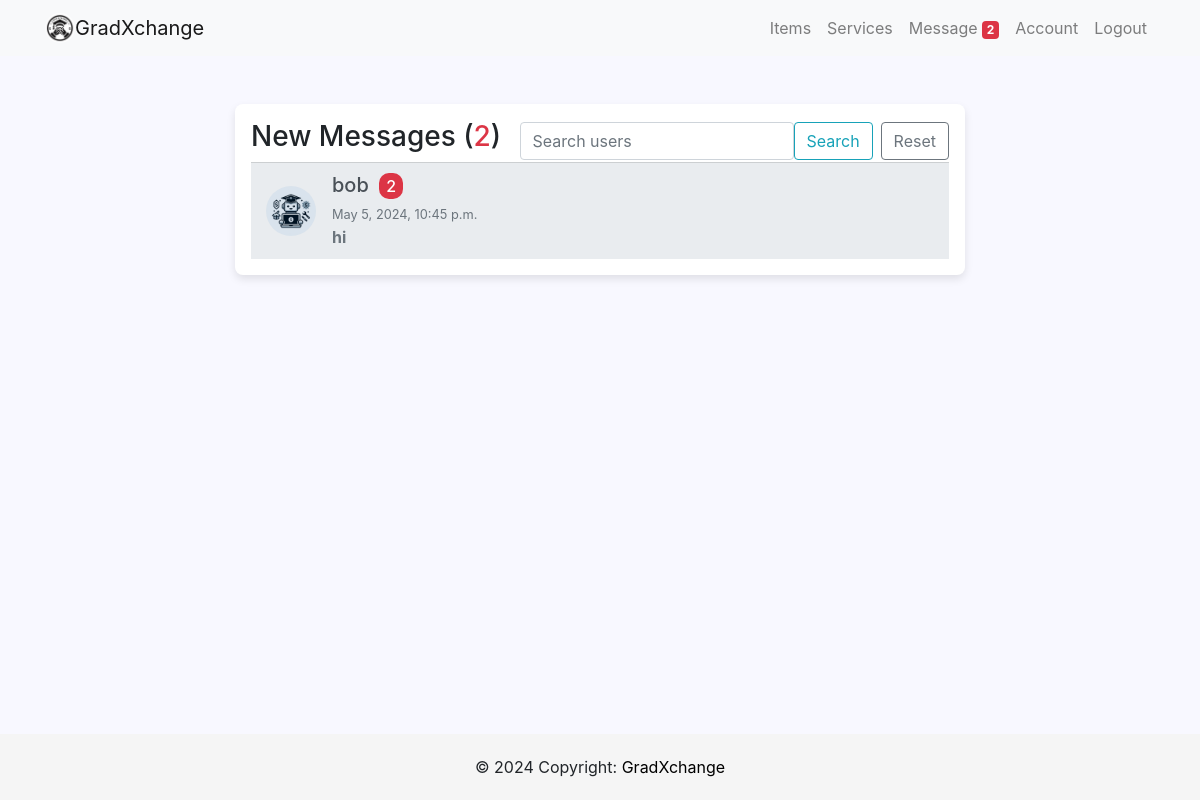
The app's page /inbox/ (signed in), older data.
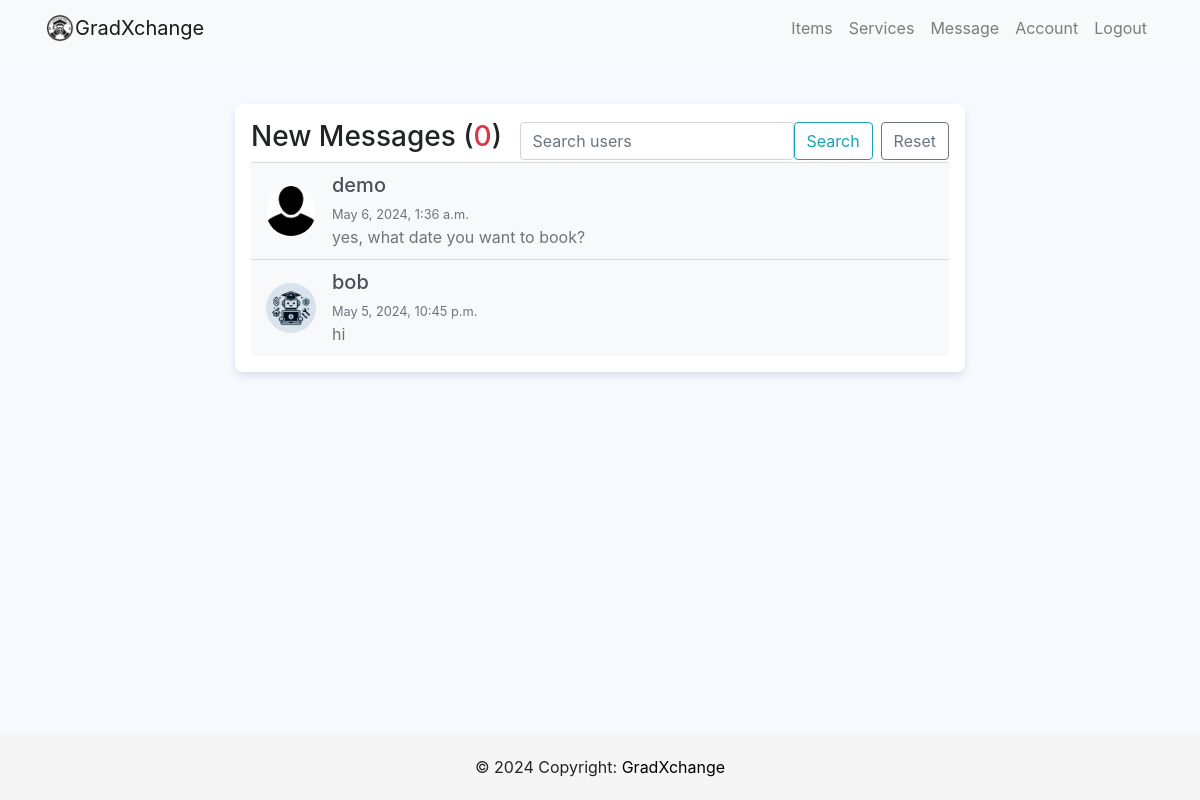
The same page, newer data.
### users/models.py (models this page shows, shortened)
class Profile(models.Model):
    user = models.OneToOneField(User, on_delete=models.CASCADE)
    image = models.ImageField(default='profilepic.jpg', upload_to='profile_picture')
    location =models.CharField(max_length=100)
    about_me = models.CharField(max_length=200, null=True, blank=True)
    phone_regex = RegexValidator(
        regex=r'^\+?60?\d{9,10}$',
        message="Phone number must be entered in the format: '+60123456789'. With country code +60 and up to 10 digits allowed."
    )
    phone = models.CharField(validators=[phone_regex], max_length=17, blank=True)  # Optional: adjust max_length as needed
    whatsapp_regex = RegexValidator(
        regex=r'^\+?60?\d{9,10}$',
        message="Whatsapp number must be entered in the format: '+60123456789'. With country code +60 and up to 10 digits allowed."
    )
    whatsapp = models.CharField(validators=[whatsapp_regex], max_length=17, blank=True)

class Message(models.Model):
    sender = models.ForeignKey(Profile, on_delete=models.SET_NULL, null=True, blank=True, related_name='sent_messages')
    recipient = models.ForeignKey(Profile, on_delete=models.SET_NULL, null=True, blank=True, related_name='received_messages')
    text = models.TextField()
    is_read = models.BooleanField(default=False, null=True)
    created = models.DateTimeField(auto_now_add=True)
    id = models.UUIDField(default=uuid.uuid4, unique=True, primary_key=True)
    conversation_id = models.UUIDField(default=uuid.uuid4, editable=True)
    class Meta:
        ordering = ['is_read', '-created']

### users/views.py (the view)
# urls.py: path('inbox/', user_views.inbox, name='inbox'),
@login_required
def inbox(request):
    profile = request.user.profile
    search_query = request.GET.get('search', '')
    other_users = Profile.objects.filter(
        Q(sent_messages__recipient=profile) | Q(received_messages__sender=profile)
    ).distinct().exclude(id=profile.id)
    if search_query:
        other_users = other_users.filter(user__username__icontains=search_query)
    conversations = []
    for user in other_users:
        try:
            last_message = Message.objects.filter(
                Q(sender=profile, recipient=user) | Q(sender=user, recipient=profile)
            ).latest('created')
            unread_count = Message.objects.filter(
                sender=user, recipient=profile, is_read=False
            ).count()
            conversations.append({
                'other_party': user,
                'last_message': last_message,
                'unread_count': unread_count  # Number of unread messages from this user
            })
        except Message.DoesNotExist:
            conversations.append({
                'other_party': user,
                'last_message': None,
                'unread_count': 0  # No messages to be unread
            })
    total_unread_count = sum(c['unread_count'] for c in conversations)
    context = {
        'conversations': conversations,
        'unreadCount': total_unread_count,  # Total unread messages across all conversations
        'search_query': search_query
    }
    return render(request, 'users/inbox.html', context)

### users/context_processors.py (called while the page is built)
def unread_message_count(request):
    if request.user.is_authenticated:
        count = Message.objects.filter(recipient=request.user.profile, is_read=False).count()
        return {'unread_message_count': count}
    return {}

### users/templates/users/inbox.html (shortened to what this page needs)
{% extends 'users/base.html' %}
{% block body %}
<section>
    <div class="container py-5">
        <div class="row d-flex justify-content-center">
            <div class="col-md-10 col-lg-8">
                <div class="inbox-container p-3">
                    <div class="d-flex justify-content-between align-items-center inbox__header">
                        <h3 class="inbox__title">New Messages (<span class="text-danger">{{ unreadCount }}</span>)</h3>
                        <form action="{% url 'inbox' %}" method="get" class="d-flex">
                            <input class="form-control search-box" type="search" placeholder="Search users"
                                aria-label="Search" name="search" value="{{ search_query }}">
                            <button class="btn btn-outline-info" type="submit">Search</button>
                            <a href="{% url 'inbox' %}" class="btn btn-outline-secondary ml-2">Reset</a>
                        </form>
                    </div>
                    <ul class="list-group list-group-flush">
                        {% for conversation in conversations|dictsortreversed:"last_message.created" %}
                        <a href="{% url 'chat' profile_id=conversation.other_party.id %}"
                            class="text-decoration-none text-dark">
                            <li
                                class="list-group-item list-group-item-action
                                {% if conversation.unread_count > 0 %}unread-highlight{% else %}read-highlight{% endif %}">
                                <div class="d-flex align-items-center">
                                    <img src="{{ conversation.other_party.image.url }}"
                                        alt="{{ conversation.other_party.user.username }}" class="rounded-circle mr-3"
                                        style="width: 50px; height: 50px;">
                                    <div class="message-details">
                                        <h5 class="mb-1">{{ conversation.other_party.user.username }}
                                            {% if conversation.unread_count > 0 %}
                                            <span class="badge-unread">{{ conversation.unread_count }}</span>
                                            {% endif %}
                                        </h5>
                                        <small
                                            class="message__date text-muted">{{conversation.last_message.created}}</small>
                                        <p class="message__subject text-muted">
                                            {{conversation.last_message.text|truncatechars:50 }}</p>
                                    </div>
                                </div>
                            </li>
                        </a>
                        {% endfor %}
                    </ul>
                </div>
            </div>
        </div>
    </div>
</section>
{% endblock %}

Row changes from the older to the newer data that the page shows:
now on this page (row edited): Profile: other_party.image (picture), other_party.user.username "demo", last_message.created "May 6, 2024, 1:36 a.m.", last_message.text "yes, what date you want to book?"
shown differently, row unchanged: Profile "bob": unread_count "2" → (not shown)
Text that changed along with them:
{{ unreadCount }}: "2" → "0"
{{ unread_message_count }}: "2" → (not shown)
